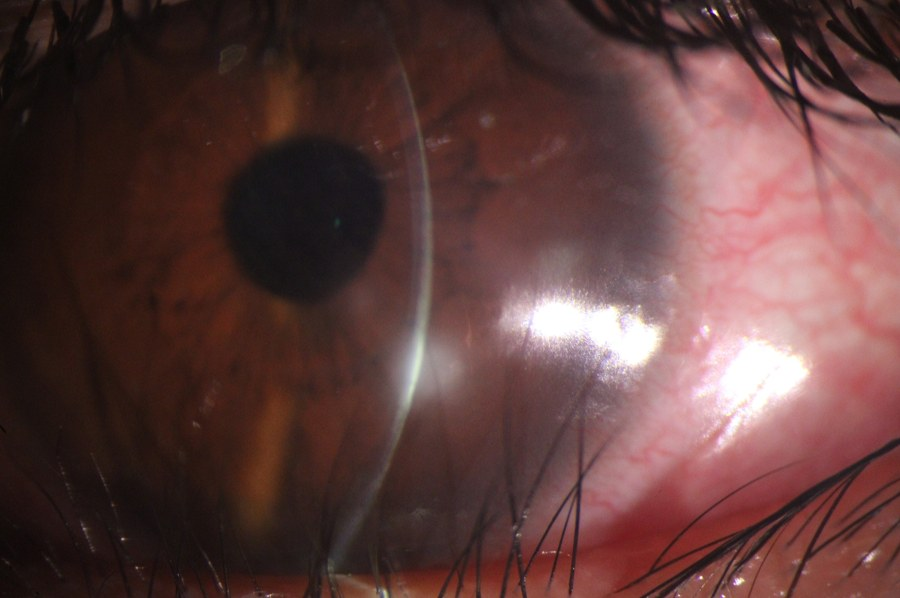
#> input picture build_sources/deck/img/ker_BK.jpg, 900 x 598 px
$ python -i enhance.py   (imports and definitions only)
#> lines starting #> are read from the running program, lines starting #| are printed output that depends on the picture; after the words box and inside, x2 and y2 are one past the last pixel; in counts of white or black regions, pixels touching at a corner belong together
"""Image enhancement: CLAHE, specular reflection removal, eye-region crop."""
from __future__ import annotations

import cv2
import numpy as np


def apply_clahe(image_rgb: np.ndarray, clip_limit: float = 2.0, tile_grid: int = 8) -> np.ndarray:
    """Local contrast enhancement on the lightness channel only (keeps colour)."""
    lab = cv2.cvtColor(image_rgb, cv2.COLOR_RGB2LAB)
    l, a, b = cv2.split(lab)
    clahe = cv2.createCLAHE(clipLimit=clip_limit, tileGridSize=(tile_grid, tile_grid))
    return cv2.cvtColor(cv2.merge((clahe.apply(l), a, b)), cv2.COLOR_LAB2RGB)


def remove_specular_reflections(image_rgb: np.ndarray, threshold: int = 245, dilate: int = 3) -> np.ndarray:
    """Inpaint small near-white highlights. A light spot on the cornea can look like a cataract."""
#> called with threshold = 245, dilate = 3
    gray = cv2.cvtColor(image_rgb, cv2.COLOR_RGB2GRAY)
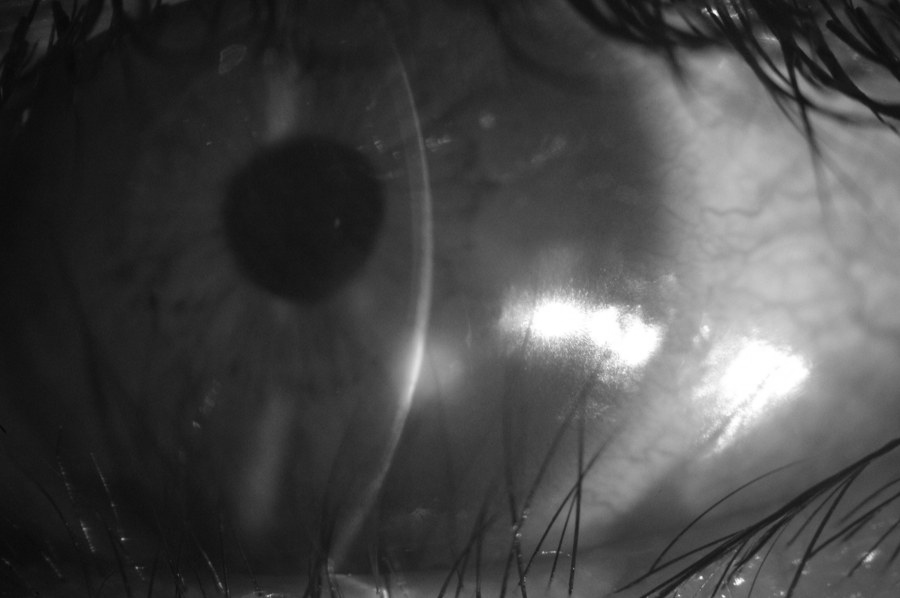
#> gray: shape (598, 900); min 8, max 255, mean 71.7
    mask = (gray >= threshold).astype(np.uint8) * 255
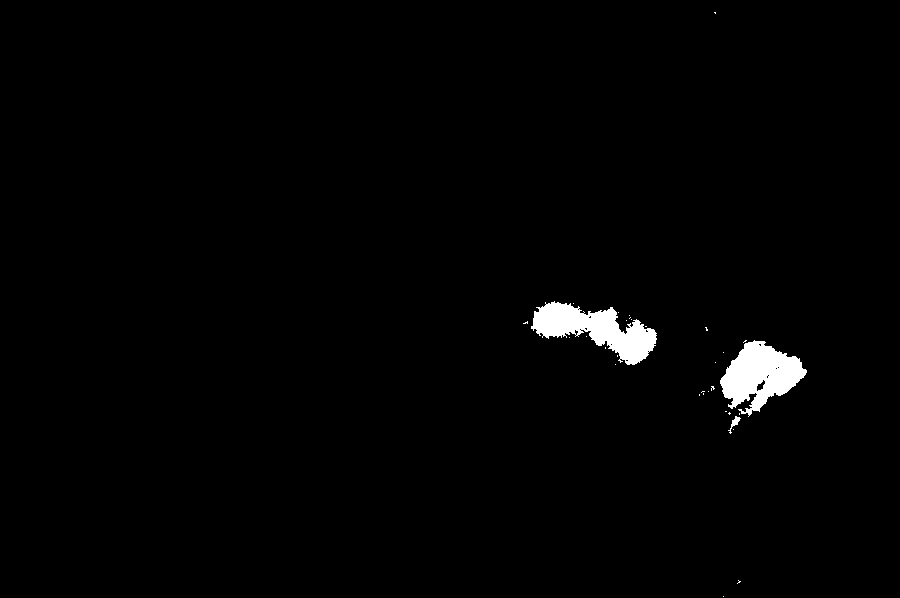
#> mask: shape (598, 900); 1.4% white; 32 white regions (29 under 20 px), largest, box (x1, y1, x2, y2) and area: (531, 301, 657, 365) 3764, (720, 340, 807, 417) 3684, (728, 416, 741, 434) 71
    if not mask.any():
        return image_rgb
    mask = cv2.dilate(mask, np.ones((dilate, dilate), np.uint8))
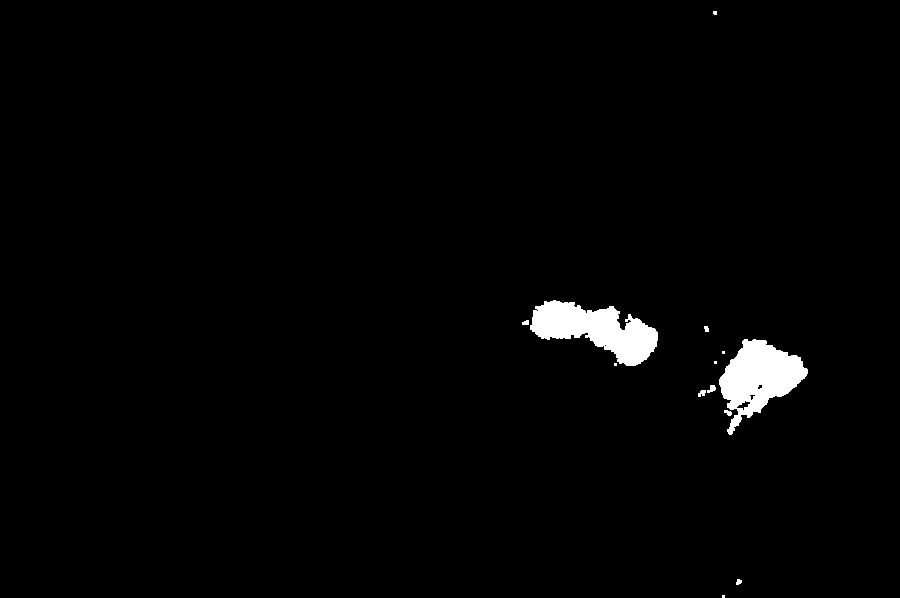
#> mask: shape (598, 900); 1.7% white; 13 white regions (5 under 20 px), largest, box (x1, y1, x2, y2) and area: (530, 300, 658, 366) 4503, (719, 339, 808, 435) 4363, (707, 385, 716, 393) 45
    return cv2.inpaint(image_rgb, mask, 3, cv2.INPAINT_TELEA)
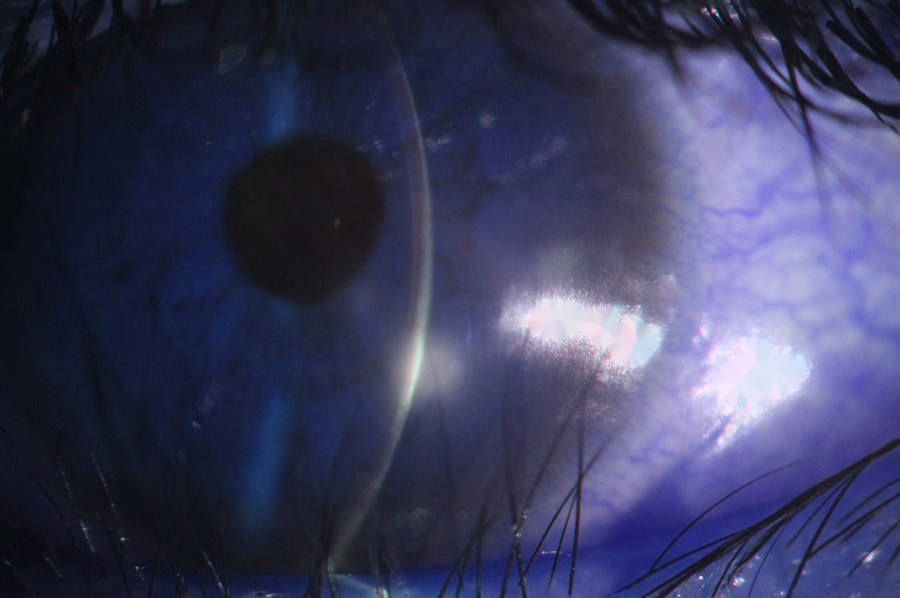
#> returned value: shape (598, 900, 3); mean of channels 0, 1, 2 93.9, 61.9, 60.2; drawn as B, G, R


def crop_eye_region(image_rgb: np.ndarray, mask: np.ndarray | None = None, margin: float = 0.1) -> np.ndarray:
    """Crop to the bounding box of a segmentation mask (e.g. cornea). Without a mask, return a centre square."""
    h, w = image_rgb.shape[:2]
    if mask is not None and mask.any():
        ys, xs = np.where(mask > 0)
        y0, y1, x0, x1 = ys.min(), ys.max(), xs.min(), xs.max()
    else:
        s = min(h, w)
        y0, x0 = (h - s) // 2, (w - s) // 2
        y1, x1 = y0 + s - 1, x0 + s - 1
    my, mx = int((y1 - y0) * margin), int((x1 - x0) * margin)
    return image_rgb[max(0, y0 - my): min(h, y1 + my + 1), max(0, x0 - mx): min(w, x1 + mx + 1)]


def enhance(image_rgb: np.ndarray, cfg: dict | None = None) -> np.ndarray:
    cfg = cfg or {}
    out = image_rgb
    if cfg.get("remove_glare", True):
        out = remove_specular_reflections(out)
    return apply_clahe(out, cfg.get("clahe_clip_limit", 2.0), cfg.get("clahe_tile_grid", 8))
#> in apply_clahe, `lab = cv2.cvtColor(image_rgb, cv2.COLOR_RGB2LAB)`: lab: shape (598, 900, 3); mean of channels 0, 1, 2 73.3, 141.6, 135
#> in apply_clahe, `l, a, b = cv2.split(lab)`:
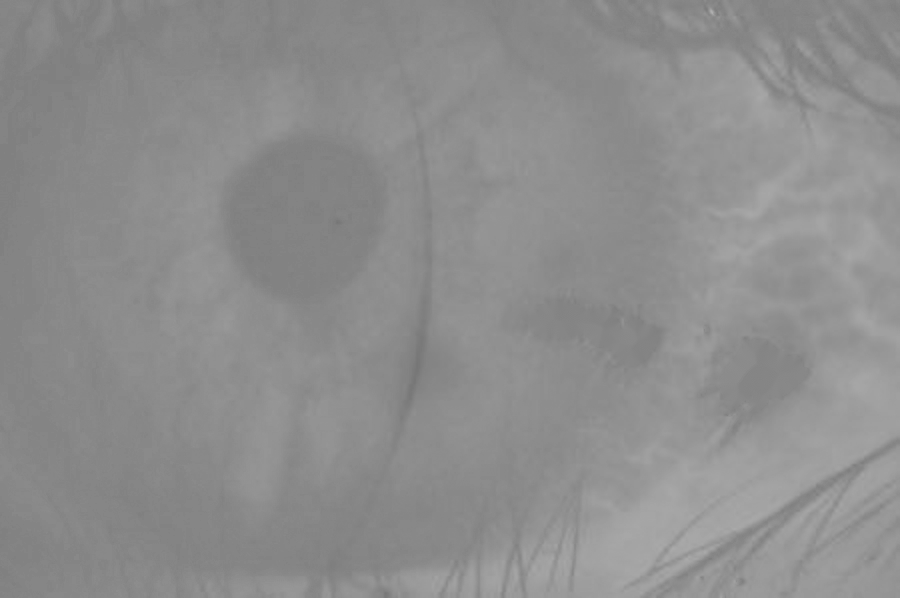
#> a: shape (598, 900); min 117, max 175, mean 141.6
#> in apply_clahe, `return cv2.cvtColor(cv2.merge((clahe.apply(l), a, b)), cv2.COLOR_LAB2R..`:
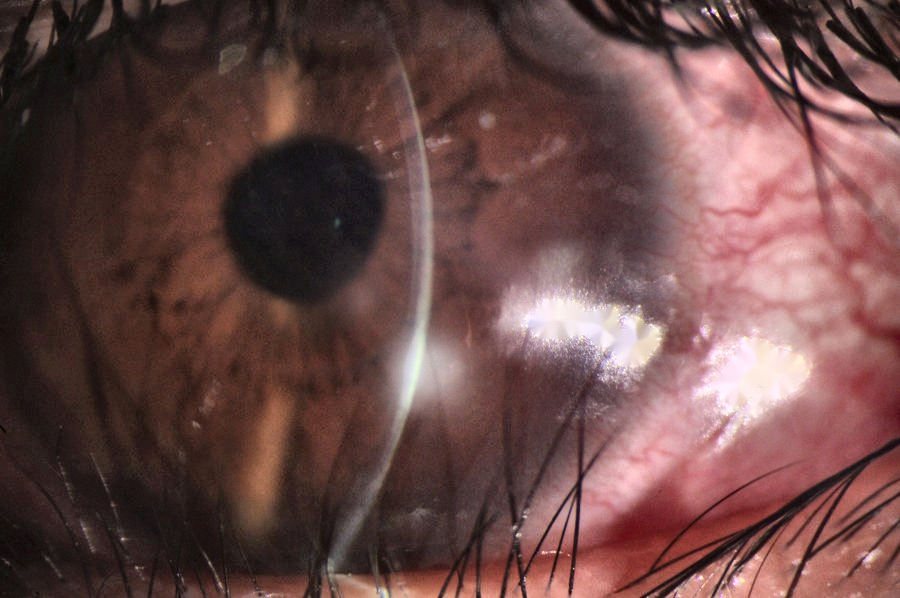
#> returned value: shape (598, 900, 3); mean R, G, B 106.4, 73.5, 71.5

>>> import cv2
>>> picture = cv2.cvtColor(cv2.imread('../../../build_sources/deck/img/ker_BK.jpg'), cv2.COLOR_BGR2RGB)
>>> result = enhance(picture)

$ run again, on build_sources/deck/img/ker_FK.jpg
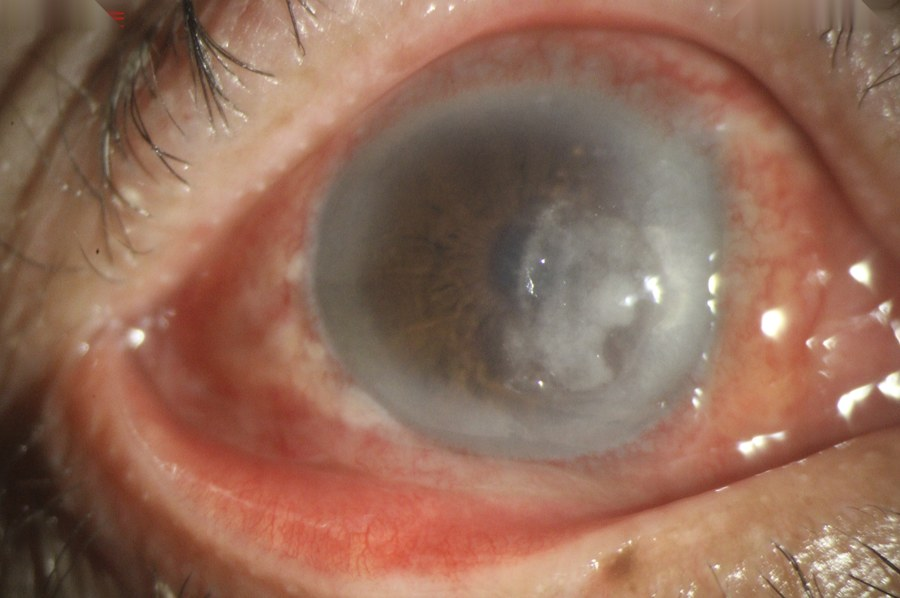
#> input picture build_sources/deck/img/ker_FK.jpg, 900 x 598 px
#> in remove_specular_reflections, `mask = (gray >= threshold).astype(np.uint8) * 255`:
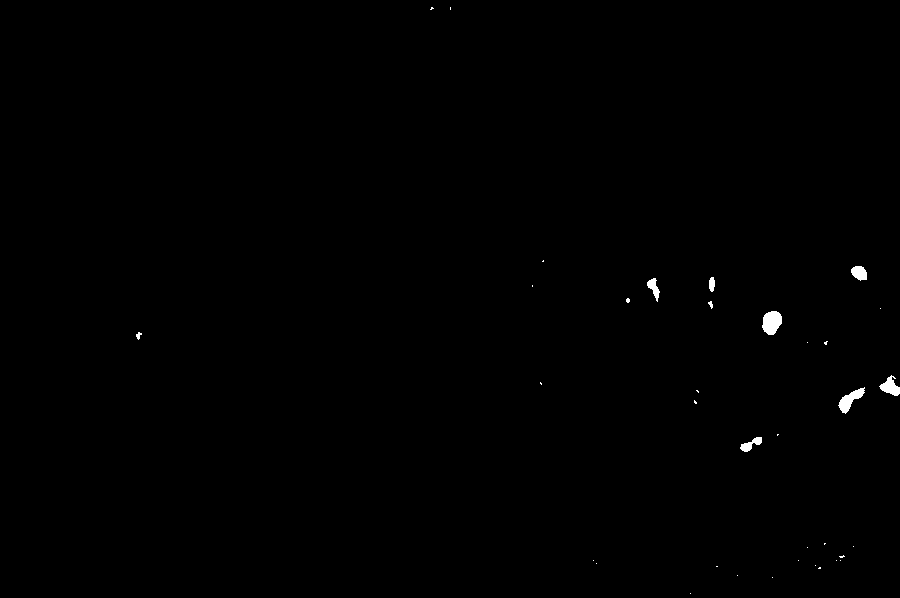
#> mask: shape (598, 900); 0.3% white; 36 white regions (27 under 20 px), largest, box (x1, y1, x2, y2) and area: (762, 311, 782, 335) 363, (838, 387, 865, 414) 299, (879, 375, 900, 396) 236
#> lab: shape (598, 900, 3); mean of channels 0, 1, 2 123.1, 141.1, 144.7
#> in apply_clahe, `return cv2.cvtColor(cv2.merge((clahe.apply(l), a, b)), cv2.COLOR_LAB2R..`:
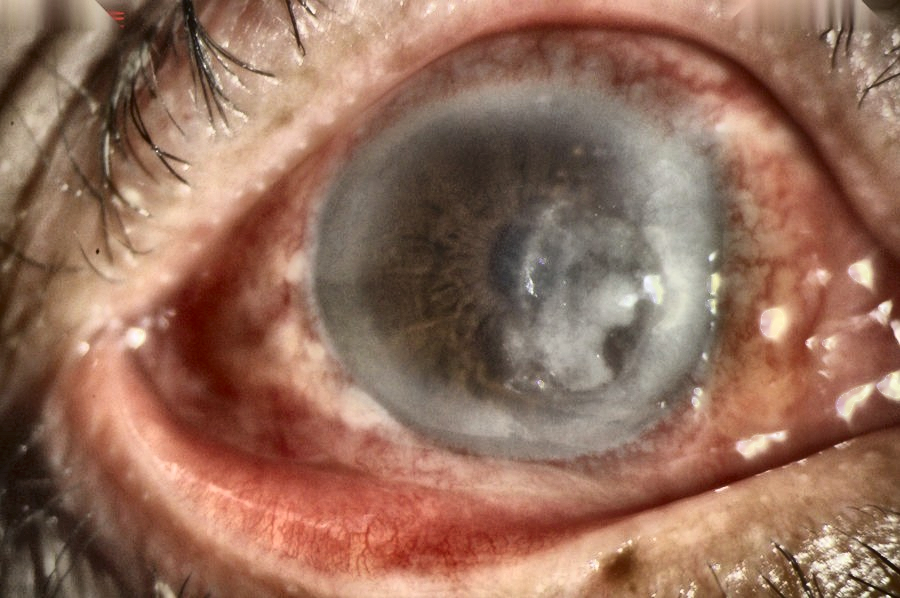
#> returned value: shape (598, 900, 3); mean R, G, B 148, 109.6, 91.2

$ run again, on build_sources/deck/img/ker_HSK.jpg
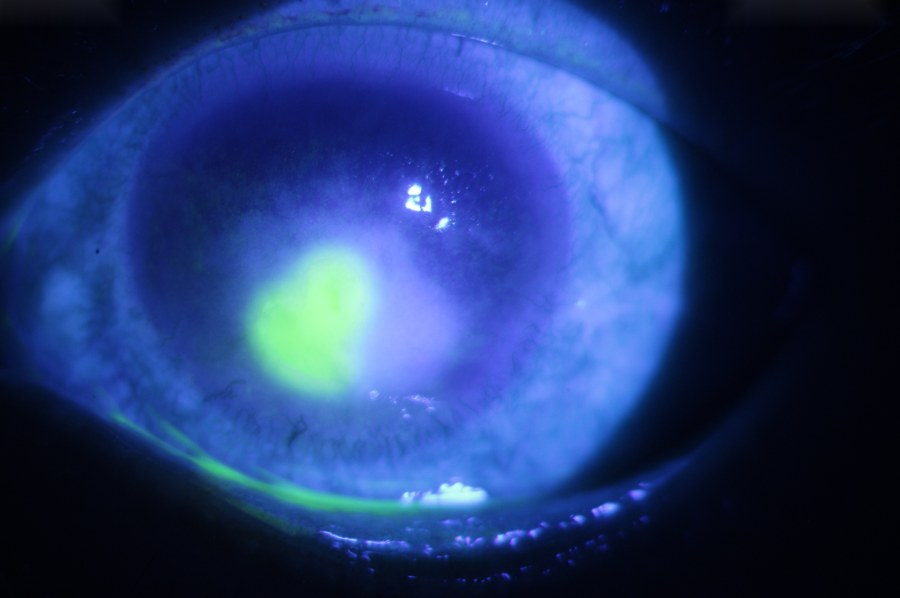
#> input picture build_sources/deck/img/ker_HSK.jpg, 900 x 598 px
#> in remove_specular_reflections, `mask = (gray >= threshold).astype(np.uint8) * 255`:
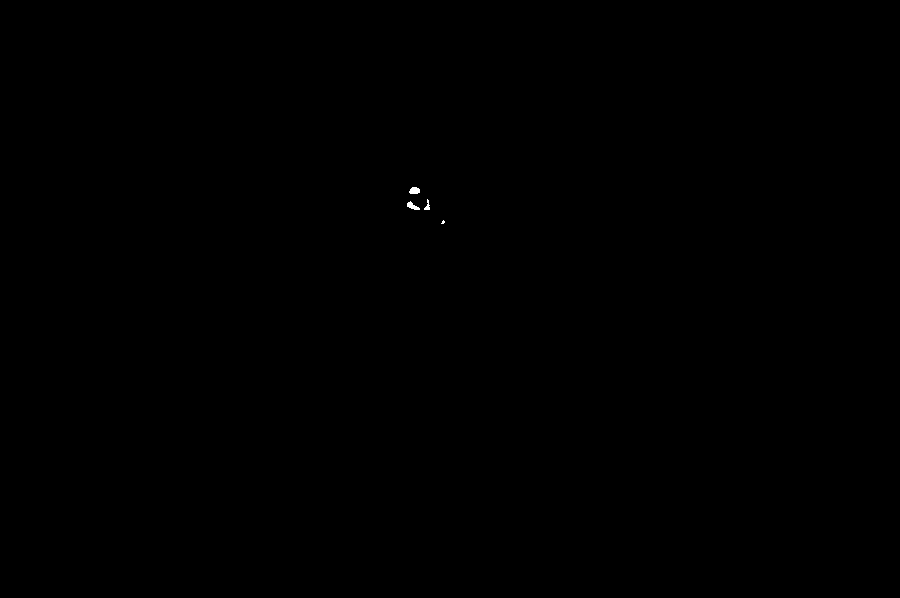
#> mask: shape (598, 900); 0.03% white; 4 white regions (1 under 20 px), largest, box (x1, y1, x2, y2) and area: (409, 187, 420, 194) 63, (407, 201, 420, 210) 60, (424, 199, 430, 210) 33
#> lab: shape (598, 900, 3); mean of channels 0, 1, 2 63.6, 139.3, 95.9
#> in apply_clahe, `return cv2.cvtColor(cv2.merge((clahe.apply(l), a, b)), cv2.COLOR_LAB2R..`:
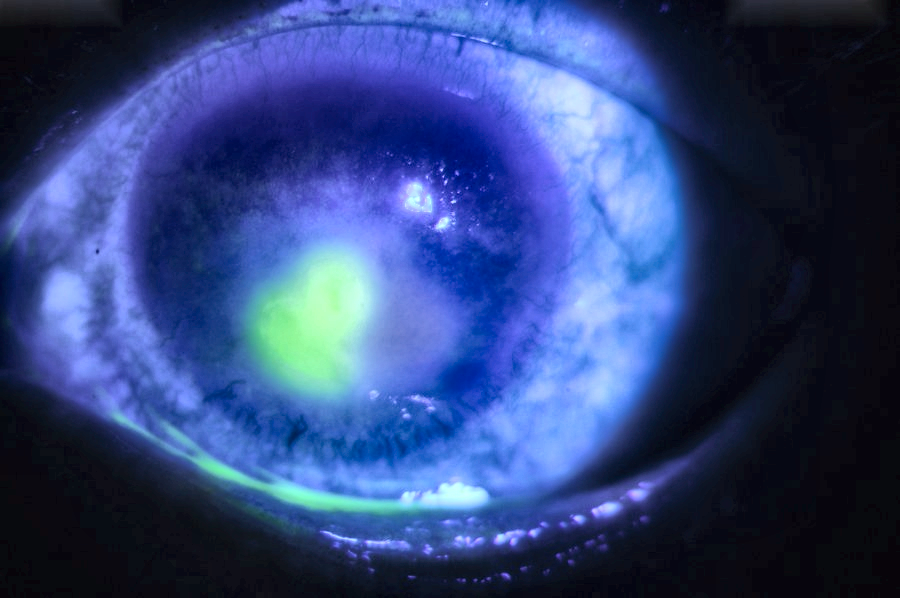
#> returned value: shape (598, 900, 3); mean R, G, B 49.2, 69.1, 123.9

$ run again, on build_sources/deck/img/ker_other_corneal_abnormalities.jpg
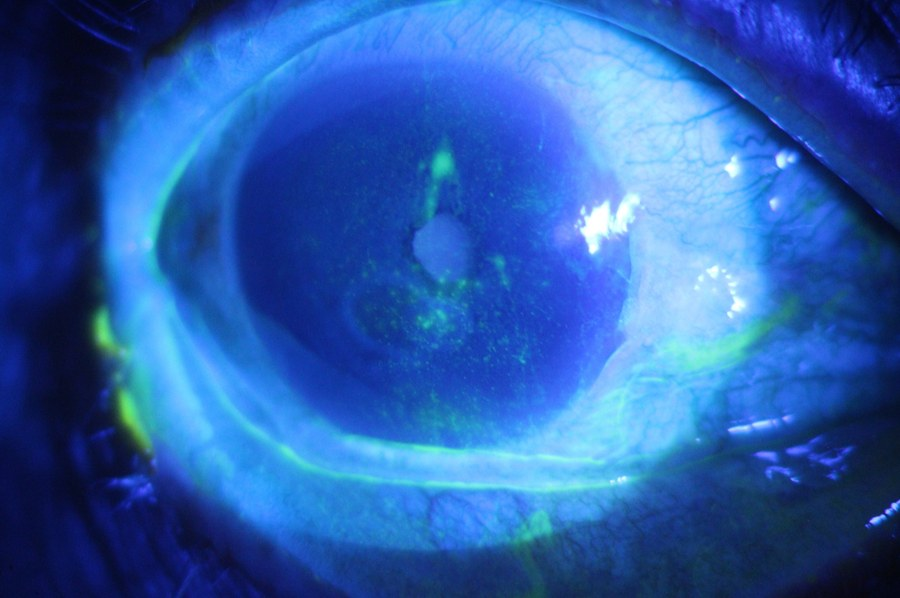
#> input picture build_sources/deck/img/ker_other_corneal_abnormalities.jpg, 900 x 598 px
#> in remove_specular_reflections, `mask = (gray >= threshold).astype(np.uint8) * 255`:
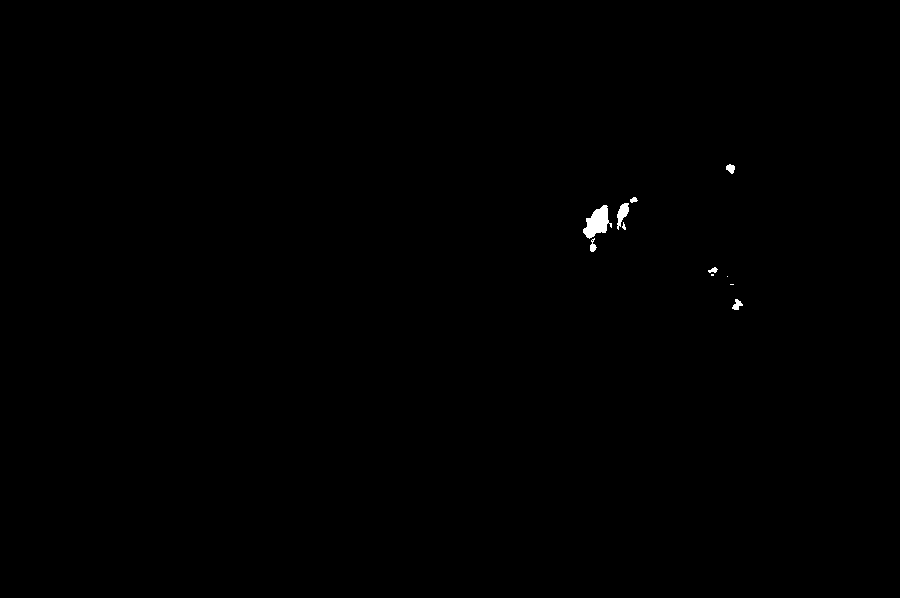
#> mask: shape (598, 900); 0.19% white; 11 white regions (4 under 20 px), largest, box (x1, y1, x2, y2) and area: (583, 205, 612, 239) 544, (617, 203, 629, 230) 172, (732, 299, 743, 310) 68
#> lab: shape (598, 900, 3); mean of channels 0, 1, 2 102.3, 140.6, 82.1
#> in apply_clahe, `return cv2.cvtColor(cv2.merge((clahe.apply(l), a, b)), cv2.COLOR_LAB2R..`:
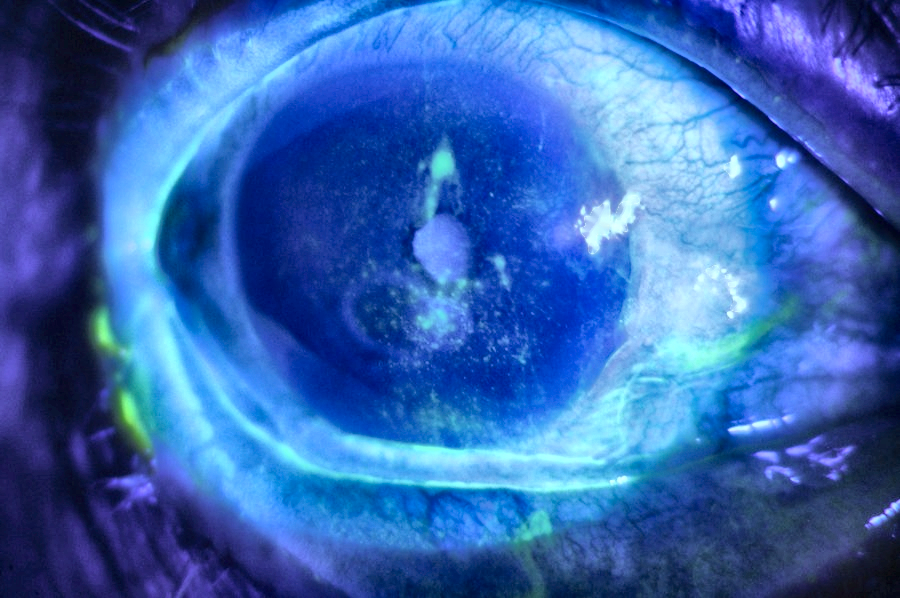
#> returned value: shape (598, 900, 3); mean R, G, B 53.4, 101.4, 177
